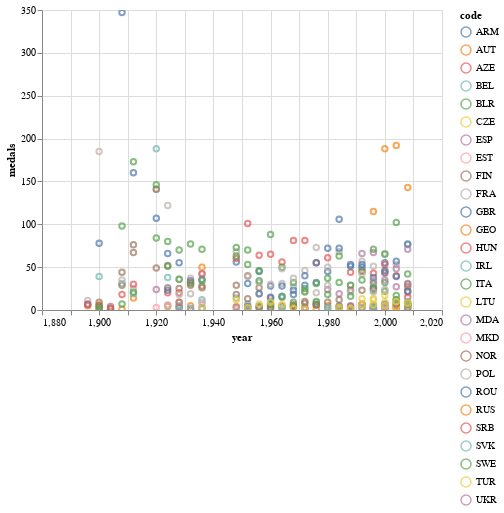

The cell this chart's notebook holds for it:
### Code cell
import altair as alt

alt.Chart(medals_europe_df).mark_point().encode(
    alt.X('year:Q',
        scale=alt.Scale(domain=(1880, 2020))
    ),
    y='medals:Q',
    color='code',
).interactive()

### Figure 1 — Vega-Lite specification as saved in the notebook (floating-point values rounded to 4 significant figures; data arrays with more than 128 entries replaced by an {"elided": "..."} marker saying what was removed)
{"config": {"view": {"continuousWidth": 400, "continuousHeight": 300}}, "data": {"name": "data-6bc9bc3d45812bfeca1be51a00c795a5"}, "mark": "point", "encoding": {"color": {"type": "nominal", "field": "code"}, "x": {"type": "quantitative", "field": "year", "scale": {"domain": [1880, 2020]}}, "y": {"type": "quantitative", "field": "medals"}}, "selection": {"selector002": {"type": "interval", "bind": "scales", "encodings": ["x", "y"]}}, "$schema": "https://vega.github.io/schema/vega-lite/v4.8.1.json", "datasets": {"data-6bc9bc3d45812bfeca1be51a00c795a5": {"elided": "342 records"}}}
